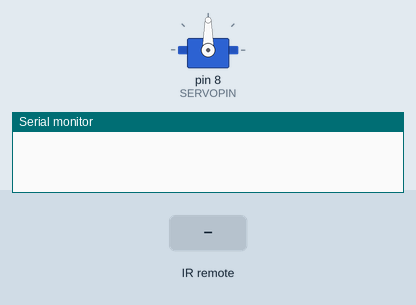
Recording of a sketch running on a simulated Arduino Uno, built with avr-gcc and run on an emulated ATmega328P. Shown: servo, the last lines printed to the serial monitor. Inputs (shaded band) come from the test bench.

Above: at 1.2 s.
1.3 s: infrared code 0xFF22DD received
At 1.8 s:
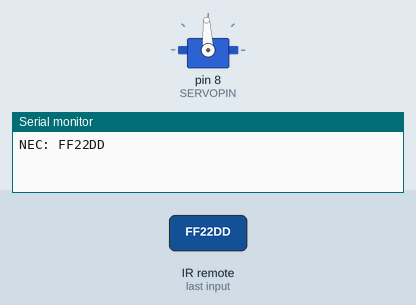
2.8 s: infrared code 0xFFFFFFFF received
At 4.0 s:
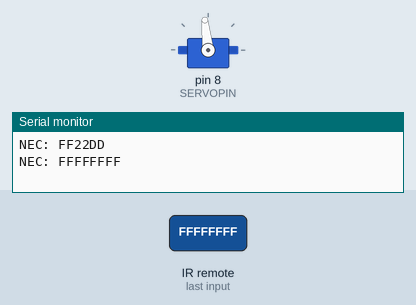
4.3 s: infrared code 0xFF02FD received
At 5.3 s:
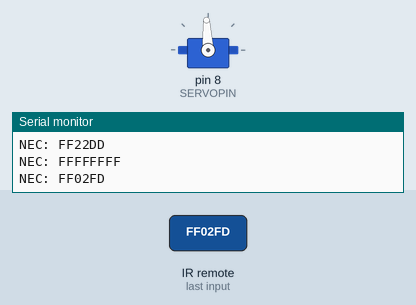
Timing chart, 0 to 7.3 s (numbered marks = the images above; inputs shaded):
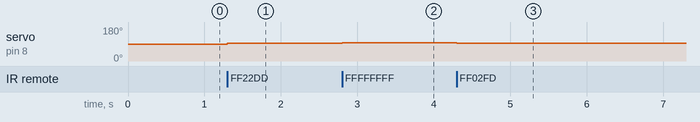

Measured:
- after the input at 1.3 s, servo on pin 8 (SERVOPIN): 90° → 93° at once
- after the input at 2.8 s, servo on pin 8 (SERVOPIN): 93° → 96° at once
- after the input at 4.3 s, servo on pin 8 (SERVOPIN): 96° → 93° at once

The sketch:

sketch_jul29a.ino
```cpp
//  Torque invere proportion with distance to the rotor
//2 . 5  ...... 1 cm
//5      ...... 0.5 cm
//1 . 25 ...... 2 cm


#include <Servo.h>
#include <IRremote.h>   // FFFFFFFF means that the last signal is repeated
#define IRreceiverPIN 10
#define SERVOPIN 8

#define CENTER_DEGREES 90    // the servo is centered
#define FULLY_COUNTERCLOCKWISE_DEGREES 180  // the servo is fully counterclockwise
#define FULLY_CLOCKWISE_DEGREES 0  // the servo is full clockwise
#define STEP_DEGREES 3
#define LEFT_COMMAND 0xFF22DD
#define RIGHT_COMMAND 0xFF02FD
#define REPEAT_COMMAND 0xFFFFFFFF
#define TO_LEFT -1
#define TO_RIGHT 1


IRrecv irrecv(IRreceiverPIN);
decode_results results;
Servo servo;
int pos = CENTER_DEGREES;
int lastCommand = 0;

void setup() {
  Serial.begin(9600);
  servo.attach(SERVOPIN);
  servo.write(CENTER_DEGREES);

    irrecv.enableIRIn(); // Start the receiver
}

void moveLeft() {
  pos = min(FULLY_COUNTERCLOCKWISE_DEGREES, pos + STEP_DEGREES);
  servo.write(pos);
}

void moveRight() {
   pos = max(FULLY_CLOCKWISE_DEGREES, pos - STEP_DEGREES);
   servo.write(pos);
}

void loop() {
     if (irrecv.decode(&results)) {

                // TO FIND the protocol that is used over IR transmission
                if (results.decode_type == NEC) {
                  Serial.print("NEC: ");
                  if (results.value == LEFT_COMMAND){
                    moveLeft();
                    lastCommand = TO_LEFT;
                  }
                  else if (results.value == RIGHT_COMMAND){
                    moveRight();
                    lastCommand = TO_RIGHT;
                  } else if (results.value == REPEAT_COMMAND){
                      if (lastCommand == TO_LEFT) moveLeft();
                      else moveRight();
                    }
                }

          Serial.println(results.value, HEX);
          // TODO task

          irrecv.resume(); // Receive the next value
    }


//  moveLeft();
//  delay(400);

}
```
